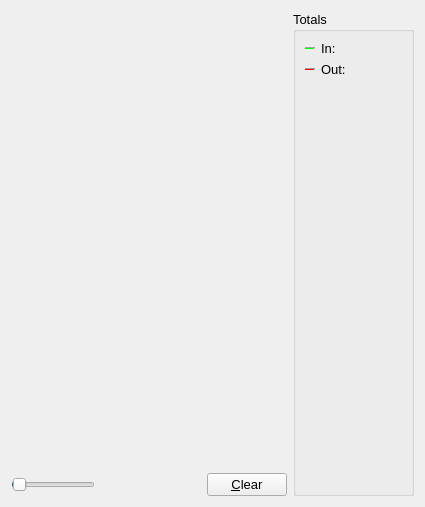
     <widget class="QWidget" name="tab_nettraffic">
      <attribute name="title">
       <string>&amp;Network Traffic</string>
      </attribute>
      <layout class="QHBoxLayout" name="horizontalLayout_3">
       <item>
        <layout class="QVBoxLayout" name="verticalLayout_4">
         <item>
          <widget class="TrafficGraphWidget" name="trafficGraph" native="true">
           <property name="sizePolicy">
            <sizepolicy hsizetype="Expanding" vsizetype="Expanding">
             <horstretch>0</horstretch>
             <verstretch>0</verstretch>
            </sizepolicy>
           </property>
           <property name="font">
            <font>
             <pointsize>10</pointsize>
            </font>
           </property>
          </widget>
         </item>
         <item>
          <layout class="QHBoxLayout" name="horizontalLayout_2">
           <item>
            <widget class="QSlider" name="sldGraphRange">
             <property name="minimum">
              <number>1</number>
             </property>
             <property name="maximum">
              <number>288</number>
             </property>
             <property name="pageStep">
              <number>12</number>
             </property>
             <property name="value">
              <number>6</number>
             </property>
             <property name="orientation">
              <enum>Qt::Horizontal</enum>
             </property>
            </widget>
           </item>
           <item>
            <widget class="QLabel" name="lblGraphRange">
             <property name="minimumSize">
              <size>
               <width>100</width>
               <height>0</height>
              </size>
             </property>
             <property name="alignment">
              <set>Qt::AlignCenter</set>
             </property>
            </widget>
           </item>
           <item>
            <widget class="QPushButton" name="btnClearTrafficGraph">
             <property name="font">
              <font>
               <pointsize>10</pointsize>
              </font>
             </property>
             <property name="text">
              <string>&amp;Clear</string>
             </property>
            </widget>
           </item>
          </layout>
         </item>
        </layout>
       </item>
       <item>
        <layout class="QVBoxLayout" name="verticalLayout">
         <item>
          <widget class="QGroupBox" name="groupBox">
           <property name="font">
            <font>
             <pointsize>10</pointsize>
            </font>
           </property>
           <property name="title">
            <string>Totals</string>
           </property>
           <layout class="QVBoxLayout" name="verticalLayout_5">
            <item>
             <layout class="QHBoxLayout" name="horizontalLayout_4">
              <item>
               <widget class="Line" name="line">
                <property name="sizePolicy">
                 <sizepolicy hsizetype="Fixed" vsizetype="Fixed">
                  <horstretch>0</horstretch>
                  <verstretch>0</verstretch>
                 </sizepolicy>
                </property>
                <property name="minimumSize">
                 <size>
                  <width>10</width>
                  <height>0</height>
                 </size>
                </property>
                <property name="palette">
                 <palette>
                  <active>
                   <colorrole role="WindowText">
                    <brush brushstyle="SolidPattern">
                     <color alpha="255">
                      <red>255</red>
                      <green>255</green>
                      <blue>255</blue>
                     </color>
                    </brush>
                   </colorrole>
                   <colorrole role="Button">
                    <brush brushstyle="SolidPattern">
                     <color alpha="255">
                      <red>32</red>
                      <green>32</green>
                      <blue>32</blue>
                     </color>
                    </brush>
                   </colorrole>
                   <colorrole role="Light">
                    <brush brushstyle="SolidPattern">
                     <color alpha="255">
                      <red>0</red>
                      <green>255</green>
                      <blue>0</blue>
                     </color>
                    </brush>
                   </colorrole>
                   <colorrole role="Text">
                    <brush brushstyle="SolidPattern">
                     <color alpha="255">
                      <red>255</red>
                      <green>255</green>
                      <blue>255</blue>
                     </color>
                    </brush>
                   </colorrole>
                   <colorrole role="ButtonText">
                    <brush brushstyle="SolidPattern">
                     <color alpha="255">
                      <red>255</red>
                      <green>255</green>
                      <blue>255</blue>
                     </color>
                    </brush>
                   </colorrole>
                   <colorrole role="Base">
                    <brush brushstyle="SolidPattern">
                     <color alpha="255">
                      <red>32</red>
                      <green>32</green>
                      <blue>32</blue>
                     </color>
                    </brush>
                   </colorrole>
                   <colorrole role="Window">
                    <brush brushstyle="SolidPattern">
                     <color alpha="255">
                      <red>32</red>
                      <green>32</green>
                      <blue>32</blue>
                     </color>
                    </brush>
                   </colorrole>
                   <colorrole role="PlaceholderText">
                    <brush brushstyle="NoBrush">
                     <color alpha="128">
                      <red>255</red>
                      <green>255</green>
                      <blue>255</blue>
                     </color>
                    </brush>
                   </colorrole>
                  </active>
                  <inactive>
                   <colorrole role="WindowText">
                    <brush brushstyle="SolidPattern">
                     <color alpha="255">
                      <red>255</red>
                      <green>255</green>
                      <blue>255</blue>
                     </color>
                    </brush>
                   </colorrole>
                   <colorrole role="Button">
                    <brush brushstyle="SolidPattern">
                     <color alpha="255">
                      <red>32</red>
                      <green>32</green>
                      <blue>32</blue>
                     </color>
                    </brush>
                   </colorrole>
                   <colorrole role="Light">
                    <brush brushstyle="SolidPattern">
                     <color alpha="255">
                      <red>0</red>
                      <green>255</green>
                      <blue>0</blue>
                     </color>
                    </brush>
                   </colorrole>
                   <colorrole role="Text">
                    <brush brushstyle="SolidPattern">
                     <color alpha="255">
                      <red>255</red>
                      <green>255</green>
                      <blue>255</blue>
                     </color>
                    </brush>
                   </colorrole>
                   <colorrole role="ButtonText">
                    <brush brushstyle="SolidPattern">
                     <color alpha="255">
                      <red>255</red>
                      <green>255</green>
                      <blue>255</blue>
                     </color>
                    </brush>
                   </colorrole>
                   <colorrole role="Base">
                    <brush brushstyle="SolidPattern">
                     <color alpha="255">
                      <red>32</red>
                      <green>32</green>
                      <blue>32</blue>
                     </color>
                    </brush>
                   </colorrole>
                   <colorrole role="Window">
                    <brush brushstyle="SolidPattern">
                     <color alpha="255">
                      <red>32</red>
                      <green>32</green>
                      <blue>32</blue>
                     </color>
                    </brush>
                   </colorrole>
                   <colorrole role="PlaceholderText">
                    <brush brushstyle="NoBrush">
                     <color alpha="128">
                      <red>255</red>
                      <green>255</green>
                      <blue>255</blue>
                     </color>
                    </brush>
                   </colorrole>
                  </inactive>
                  <disabled>
                   <colorrole role="WindowText">
                    <brush brushstyle="SolidPattern">
                     <color alpha="255">
                      <red>255</red>
                      <green>255</green>
                      <blue>255</blue>
                     </color>
                    </brush>
                   </colorrole>
                   <colorrole role="Button">
                    <brush brushstyle="SolidPattern">
                     <color alpha="255">
                      <red>32</red>
                      <green>32</green>
                      <blue>32</blue>
                     </color>
                    </brush>
                   </colorrole>
                   <colorrole role="Light">
                    <brush brushstyle="SolidPattern">
                     <color alpha="255">
                      <red>0</red>
                      <green>255</green>
                      <blue>0</blue>
                     </color>
                    </brush>
                   </colorrole>
                   <colorrole role="Text">
                    <brush brushstyle="SolidPattern">
                     <color alpha="255">
                      <red>255</red>
                      <green>255</green>
                      <blue>255</blue>
                     </color>
                    </brush>
                   </colorrole>
                   <colorrole role="ButtonText">
                    <brush brushstyle="SolidPattern">
                     <color alpha="255">
                      <red>255</red>
                      <green>255</green>
                      <blue>255</blue>
                     </color>
                    </brush>
                   </colorrole>
                   <colorrole role="Base">
                    <brush brushstyle="SolidPattern">
                     <color alpha="255">
                      <red>32</red>
                      <green>32</green>
                      <blue>32</blue>
                     </color>
                    </brush>
                   </colorrole>
                   <colorrole role="Window">
                    <brush brushstyle="SolidPattern">
                     <color alpha="255">
                      <red>32</red>
                      <green>32</green>
                      <blue>32</blue>
                     </color>
                    </brush>
                   </colorrole>
                   <colorrole role="PlaceholderText">
                    <brush brushstyle="NoBrush">
                     <color alpha="128">
                      <red>255</red>
                      <green>255</green>
                      <blue>255</blue>
                     </color>
                    </brush>
                   </colorrole>
                  </disabled>
                 </palette>
                </property>
                <property name="orientation">
                 <enum>Qt::Horizontal</enum>
                </property>
               </widget>
              </item>
              <item>
               <widget class="QLabel" name="label_16">
                <property name="font">
                 <font>
                  <pointsize>10</pointsize>
                 </font>
                </property>
                <property name="text">
                 <string>In:</string>
                </property>
               </widget>
              </item>
              <item>
               <widget class="QLabel" name="lblBytesIn">
                <property name="minimumSize">
                 <size>
                  <width>50</width>
                  <height>0</height>
                 </size>
                </property>
                <property name="alignment">
                 <set>Qt::AlignRight|Qt::AlignTrailing|Qt::AlignVCenter</set>
                </property>
               </widget>
              </item>
             </layout>
            </item>
            <item>
             <layout class="QHBoxLayout" name="horizontalLayout_5">
              <item>
               <widget class="Line" name="line_2">
                <property name="sizePolicy">
                 <sizepolicy hsizetype="Fixed" vsizetype="Fixed">
                  <horstretch>0</horstretch>
                  <verstretch>0</verstretch>
                 </sizepolicy>
                </property>
                <property name="minimumSize">
                 <size>
                  <width>10</width>
                  <height>0</height>
                 </size>
                </property>
                <property name="palette">
                 <palette>
                  <active>
                   <colorrole role="WindowText">
                    <brush brushstyle="SolidPattern">
                     <color alpha="255">
                      <red>255</red>
                      <green>255</green>
                      <blue>255</blue>
                     </color>
                    </brush>
                   </colorrole>
                   <colorrole role="Button">
                    <brush brushstyle="SolidPattern">
                     <color alpha="255">
                      <red>32</red>
                      <green>32</green>
                      <blue>32</blue>
                     </color>
                    </brush>
                   </colorrole>
                   <colorrole role="Light">
                    <brush brushstyle="SolidPattern">
                     <color alpha="255">
                      <red>255</red>
                      <green>0</green>
                      <blue>0</blue>
                     </color>
                    </brush>
                   </colorrole>
                   <colorrole role="Text">
                    <brush brushstyle="SolidPattern">
                     <color alpha="255">
                      <red>255</red>
                      <green>255</green>
                      <blue>255</blue>
                     </color>
                    </brush>
                   </colorrole>
                   <colorrole role="ButtonText">
                    <brush brushstyle="SolidPattern">
                     <color alpha="255">
                      <red>255</red>
                      <green>255</green>
                      <blue>255</blue>
                     </color>
                    </brush>
                   </colorrole>
                   <colorrole role="Base">
                    <brush brushstyle="SolidPattern">
                     <color alpha="255">
                      <red>32</red>
                      <green>32</green>
                      <blue>32</blue>
                     </color>
                    </brush>
                   </colorrole>
                   <colorrole role="Window">
                    <brush brushstyle="SolidPattern">
                     <color alpha="255">
                      <red>32</red>
                      <green>32</green>
                      <blue>32</blue>
                     </color>
                    </brush>
                   </colorrole>
                   <colorrole role="PlaceholderText">
                    <brush brushstyle="NoBrush">
                     <color alpha="128">
                      <red>255</red>
                      <green>255</green>
                      <blue>255</blue>
                     </color>
                    </brush>
                   </colorrole>
                  </active>
                  <inactive>
                   <colorrole role="WindowText">
                    <brush brushstyle="SolidPattern">
                     <color alpha="255">
                      <red>255</red>
                      <green>255</green>
                      <blue>255</blue>
                     </color>
                    </brush>
                   </colorrole>
                   <colorrole role="Button">
                    <brush brushstyle="SolidPattern">
                     <color alpha="255">
                      <red>32</red>
                      <green>32</green>
                      <blue>32</blue>
                     </color>
                    </brush>
                   </colorrole>
                   <colorrole role="Light">
                    <brush brushstyle="SolidPattern">
                     <color alpha="255">
                      <red>255</red>
                      <green>0</green>
                      <blue>0</blue>
                     </color>
                    </brush>
                   </colorrole>
                   <colorrole role="Text">
                    <brush brushstyle="SolidPattern">
                     <color alpha="255">
                      <red>255</red>
                      <green>255</green>
                      <blue>255</blue>
                     </color>
                    </brush>
                   </colorrole>
                   <colorrole role="ButtonText">
                    <brush brushstyle="SolidPattern">
                     <color alpha="255">
                      <red>255</red>
                      <green>255</green>
                      <blue>255</blue>
                     </color>
                    </brush>
                   </colorrole>
                   <colorrole role="Base">
                    <brush brushstyle="SolidPattern">
                     <color alpha="255">
                      <red>32</red>
                      <green>32</green>
                      <blue>32</blue>
                     </color>
                    </brush>
                   </colorrole>
                   <colorrole role="Window">
                    <brush brushstyle="SolidPattern">
                     <color alpha="255">
                      <red>32</red>
                      <green>32</green>
                      <blue>32</blue>
                     </color>
                    </brush>
                   </colorrole>
                   <colorrole role="PlaceholderText">
                    <brush brushstyle="NoBrush">
                     <color alpha="128">
                      <red>255</red>
                      <green>255</green>
                      <blue>255</blue>
                     </color>
                    </brush>
                   </colorrole>
                  </inactive>
                  <disabled>
                   <colorrole role="WindowText">
                    <brush brushstyle="SolidPattern">
                     <color alpha="255">
                      <red>255</red>
                      <green>255</green>
                      <blue>255</blue>
                     </color>
                    </brush>
                   </colorrole>
                   <colorrole role="Button">
                    <brush brushstyle="SolidPattern">
                     <color alpha="255">
                      <red>32</red>
                      <green>32</green>
                      <blue>32</blue>
                     </color>
                    </brush>
                   </colorrole>
                   <colorrole role="Light">
                    <brush brushstyle="SolidPattern">
                     <color alpha="255">
                      <red>255</red>
                      <green>0</green>
                      <blue>0</blue>
                     </color>
                    </brush>
                   </colorrole>
                   <colorrole role="Text">
                    <brush brushstyle="SolidPattern">
                     <color alpha="255">
                      <red>255</red>
                      <green>255</green>
                      <blue>255</blue>
                     </color>
                    </brush>
                   </colorrole>
                   <colorrole role="ButtonText">
                    <brush brushstyle="SolidPattern">
                     <color alpha="255">
                      <red>255</red>
                      <green>255</green>
                      <blue>255</blue>
                     </color>
                    </brush>
                   </colorrole>
                   <colorrole role="Base">
                    <brush brushstyle="SolidPattern">
                     <color alpha="255">
                      <red>32</red>
                      <green>32</green>
                      <blue>32</blue>
                     </color>
                    </brush>
                   </colorrole>
                   <colorrole role="Window">
                    <brush brushstyle="SolidPattern">
                     <color alpha="255">
                      <red>32</red>
                      <green>32</green>
                      <blue>32</blue>
                     </color>
                    </brush>
                   </colorrole>
                   <colorrole role="PlaceholderText">
                    <brush brushstyle="NoBrush">
                     <color alpha="128">
                      <red>255</red>
                      <green>255</green>
                      <blue>255</blue>
                     </color>
                    </brush>
                   </colorrole>
                  </disabled>
                 </palette>
                </property>
                <property name="orientation">
                 <enum>Qt::Horizontal</enum>
                </property>
               </widget>
              </item>
              <item>
               <widget class="QLabel" name="label_17">
                <property name="font">
                 <font>
                  <pointsize>10</pointsize>
                 </font>
                </property>
                <property name="text">
                 <string>Out:</string>
                </property>
               </widget>
              </item>
              <item>
               <widget class="QLabel" name="lblBytesOut">
                <property name="minimumSize">
                 <size>
                  <width>50</width>
                  <height>0</height>
                 </size>
                </property>
                <property name="alignment">
                 <set>Qt::AlignRight|Qt::AlignTrailing|Qt::AlignVCenter</set>
                </property>
               </widget>
              </item>
             </layout>
            </item>
            <item>
             <spacer name="verticalSpacer_4">
              <property name="orientation">
               <enum>Qt::Vertical</enum>
              </property>
              <property name="sizeHint" stdset="0">
               <size>
                <width>20</width>
                <height>407</height>
               </size>
              </property>
             </spacer>
            </item>
           </layout>
          </widget>
         </item>
        </layout>
       </item>
      </layout>
     </widget>
